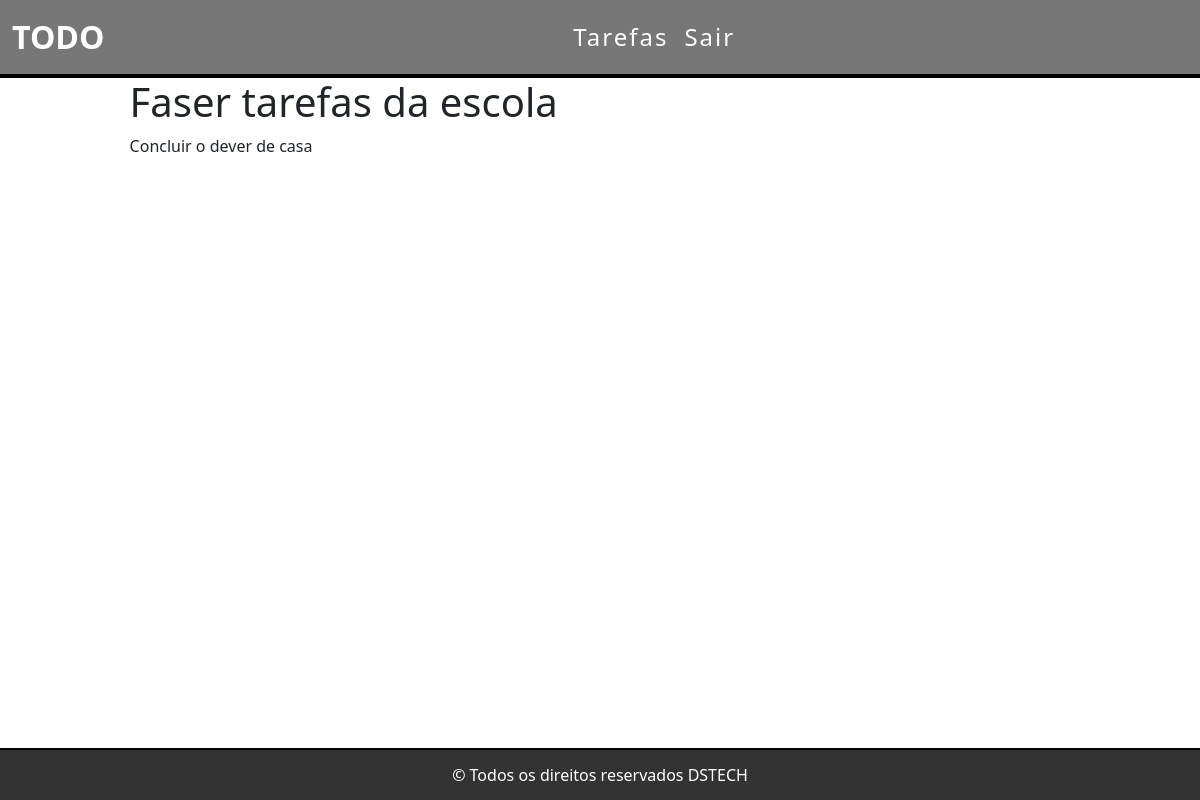
The page /tarefa/2 on the database as committed earlier.
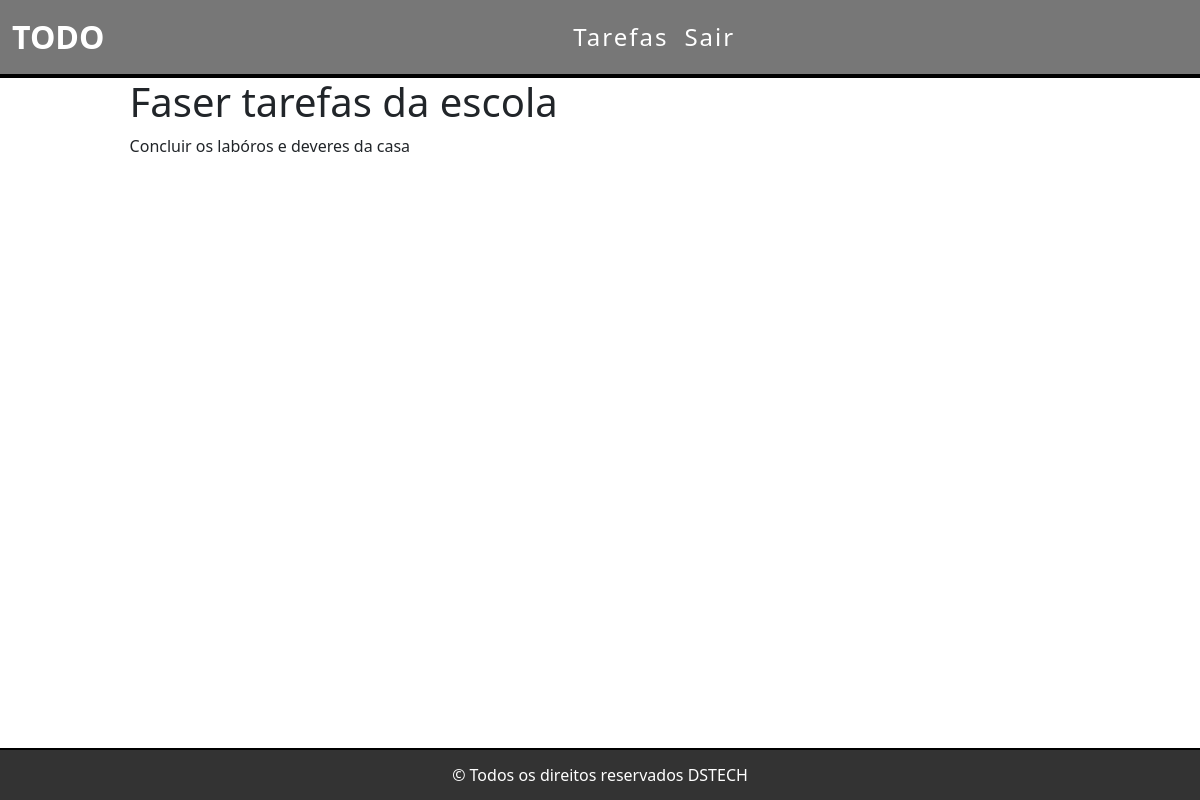
The same page on the database as committed later.
### tarefas/models.py (models this page shows, shortened)
class Tarefas(models.Model):
    titulo = models.CharField(max_length=255)
    descricao = models.TextField()
    created_at = models.DateTimeField(auto_now_add=True)
    updated_at = models.DateTimeField(auto_now=True)

### tarefas/views.py (the view)
# urls.py: path("tarefa/<int:id>", views.tarefaView, name="tarefa-view")
def tarefaView(request, id):
    taefa = get_object_or_404(Tarefas, pk=id)
    return render(request, 'tarefas/tarefa.html', {'tarefa':taefa })

### templates/tarefas/tarefa.html (shortened to what this page needs)
{% extends 'base.html' %}
{% block content %}
<div class="list-div">
    <h1>{{tarefa.titulo}}</h1>
    <p>{{tarefa.descricao}}</p>
</div>
{% endblock %}

Rows that differ between the two databases and show on the page:
changed Tarefas "Faser tarefas da escola": descricao "Concluir o dever de casa" → "Concluir os labóros e deveres da casa"
